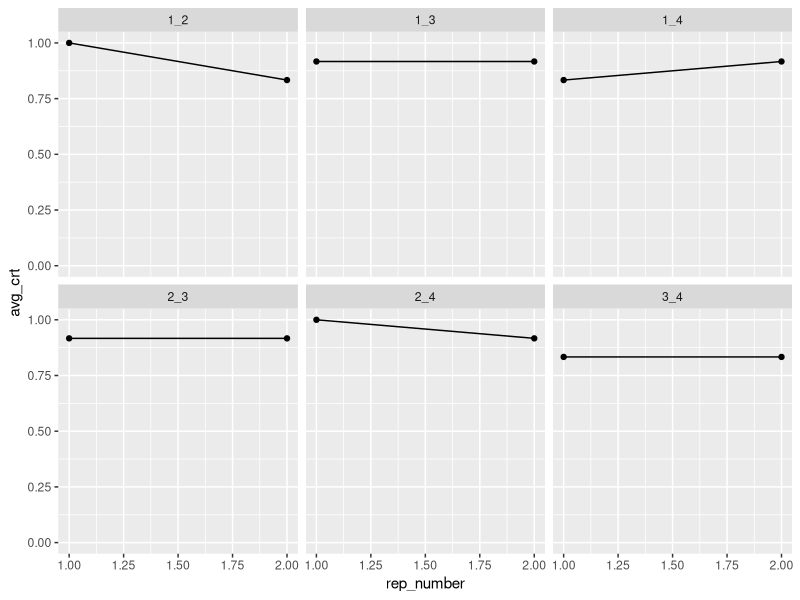
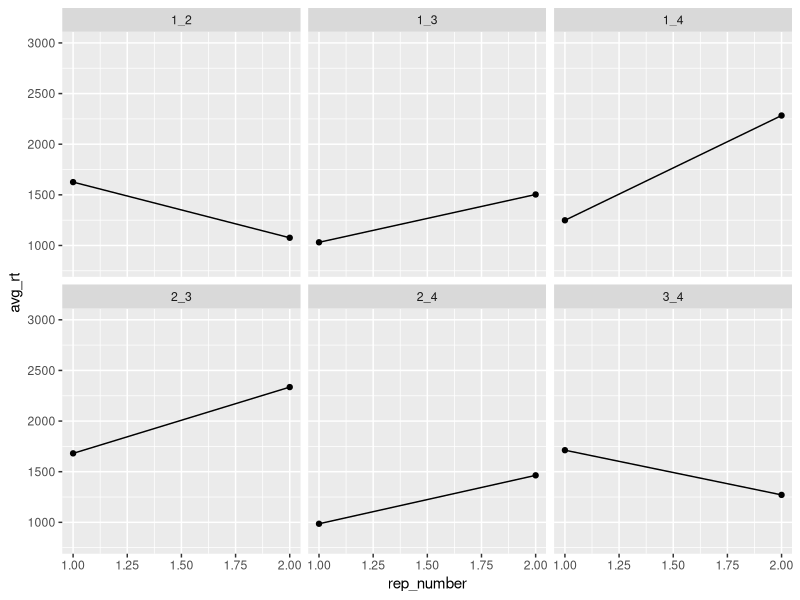
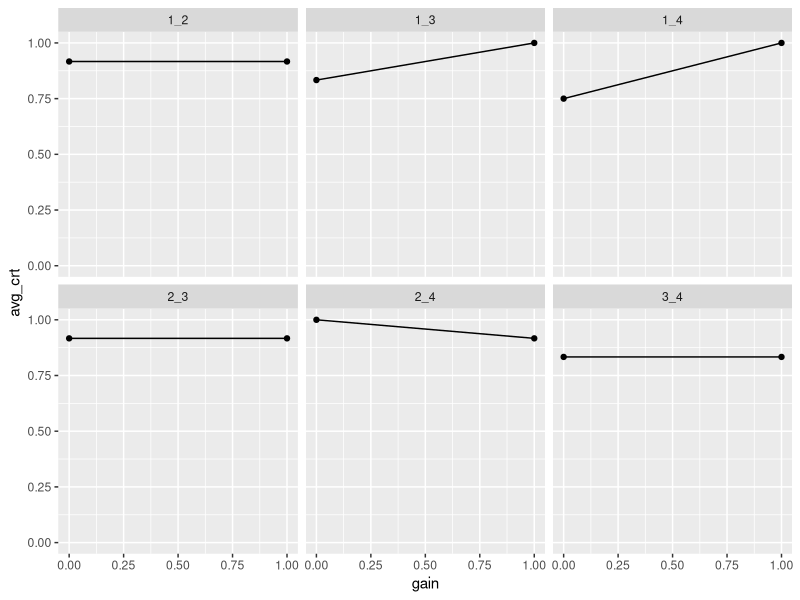
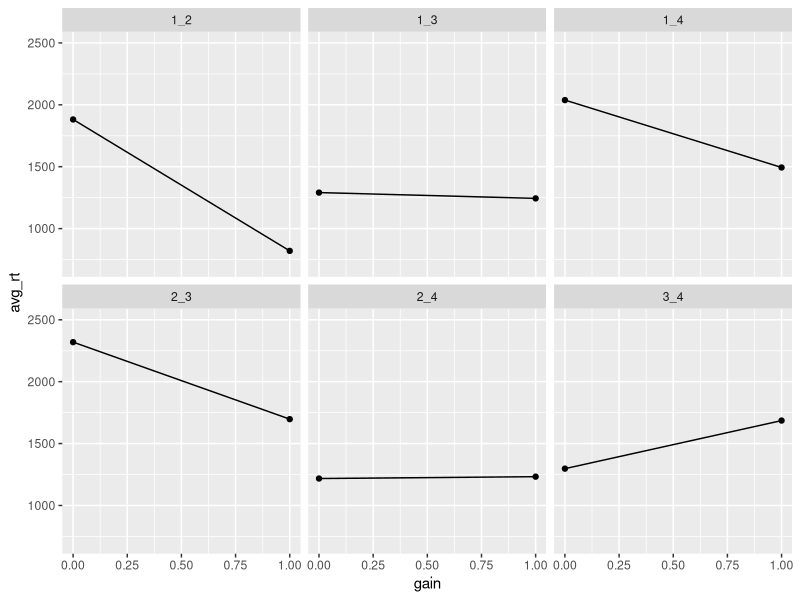
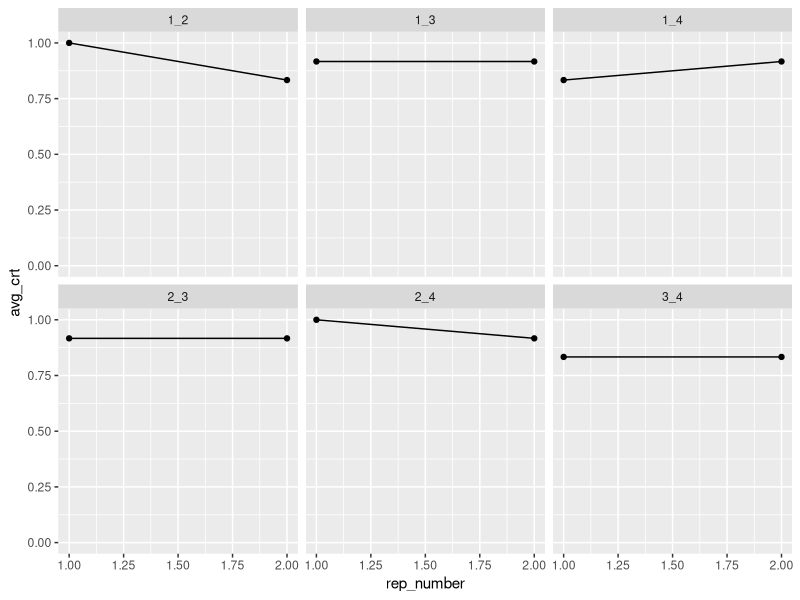
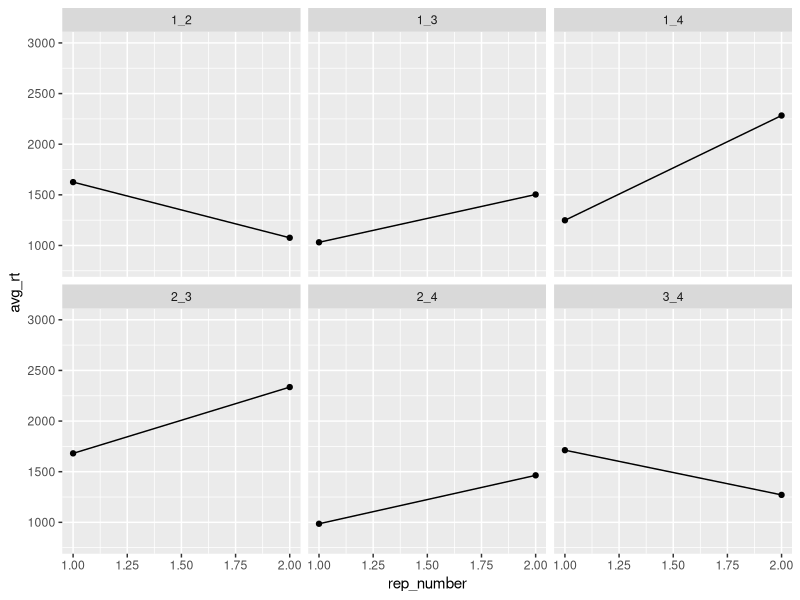
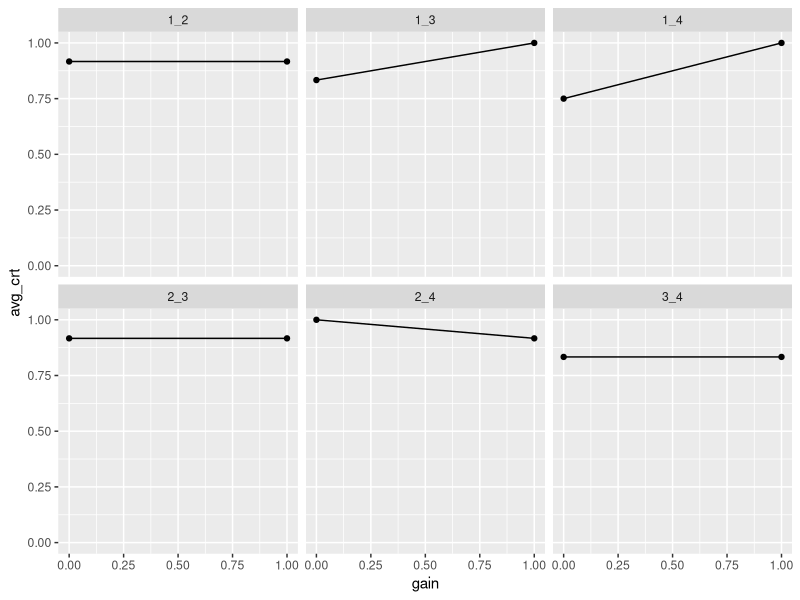
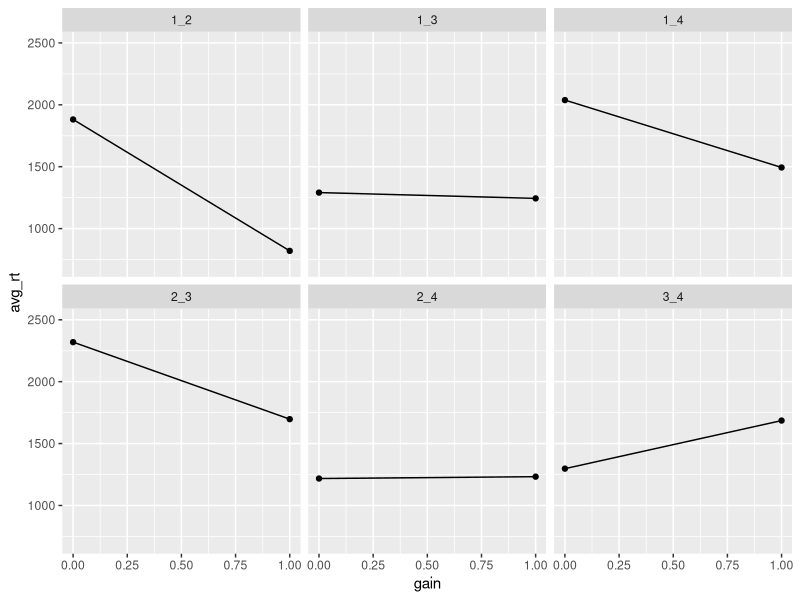

R code for these plots, in order:
#setwd("/Users/evanrussek/uws_jsp/data")
setwd("C:/Users/erussek/uws_jsp/data")

library(dplyr)
library(tidyr)
library(ggplot2)

# read in data
data <- read.csv("evan_train_data_edit.csv")

# get choice trials, add best outcome, gain/loss, select relevant rows
cdf <- data %>%
  filter(grepl("CHOICE", phase)) %>%
  mutate(choice = chosen_machine, outcome = outcome_reached,
        correct =  1*(correct_response == "TRUE"), CA = C1, CB = C2) %>%
        unite("CN", CA, CB) %>%
  mutate(C_best = case_when(
                  o1_val > o2_val ~ 1,
                  o1_val < o2_val ~ 2
                  ),
         gain = case_when(o1_val > 0 | o2_val > 0 ~ 1,
                          o1_val < 0 | o2_val < 0 ~ 0)) %>%
         select(choice, outcome, correct, rt, C1, C2, CN, C_best, gain)

ntrials <- dim(cdf)[1]

# add trial number and whether it's the first or second rating
cdf <- cdf %>%
        mutate(trial = 1:ntrials) %>%
        mutate(rep_number = case_when(
                                  trial <= ntrials/2 ~ 1,
                                  trial > ntrials/2 ~2
        ))

# group by game and rep number
cdf_summ1 <- cdf %>%
  group_by(CN, rep_number) %>%
  summarise(avg_crt = mean(correct), avg_rt = mean(rt))

# print these tables
cdf_summ1 %>% select(-avg_rt) %>% spread(rep_number, avg_crt)
cdf_summ1 %>% select(-avg_crt) %>% spread(rep_number, avg_rt)


corr_plot <- ggplot(cdf_summ1, aes(x=rep_number, y = avg_crt, group = CN)) +
  geom_point() + geom_line() + facet_wrap(~ CN) + ylim(0,1)
corr_plot

rt_plot <- ggplot(cdf_summ1, aes(x=rep_number, y = avg_rt, group = CN)) +
  geom_point() + geom_line() + facet_wrap(~ CN) + ylim(800,3000)
rt_plot

ggsave("plots/evan_pct_corr.png", corr_plot)
ggsave("plots/evan_rt.png", rt_plot)


# group by game and gain/loss
cdf_summ2 <- cdf %>%
  group_by(CN, gain) %>%
  summarise(avg_crt = mean(correct), avg_rt = mean(rt))

corr_plot2 <- ggplot(cdf_summ2, aes(x=gain, y = avg_crt, group = CN)) +
  geom_point() + geom_line() + facet_wrap(~ CN) + ylim(0,1)
corr_plot2

rt_plot2 <- ggplot(cdf_summ2, aes(x=gain, y = avg_rt, group = CN)) +
  geom_point() + geom_line() + facet_wrap(~ CN)+ ylim(700,2500)
rt_plot2

ggsave("plots/evan_pct_corr_gain.png", corr_plot2)
ggsave("plots/evan_rt_gain.png", rt_plot2)

  